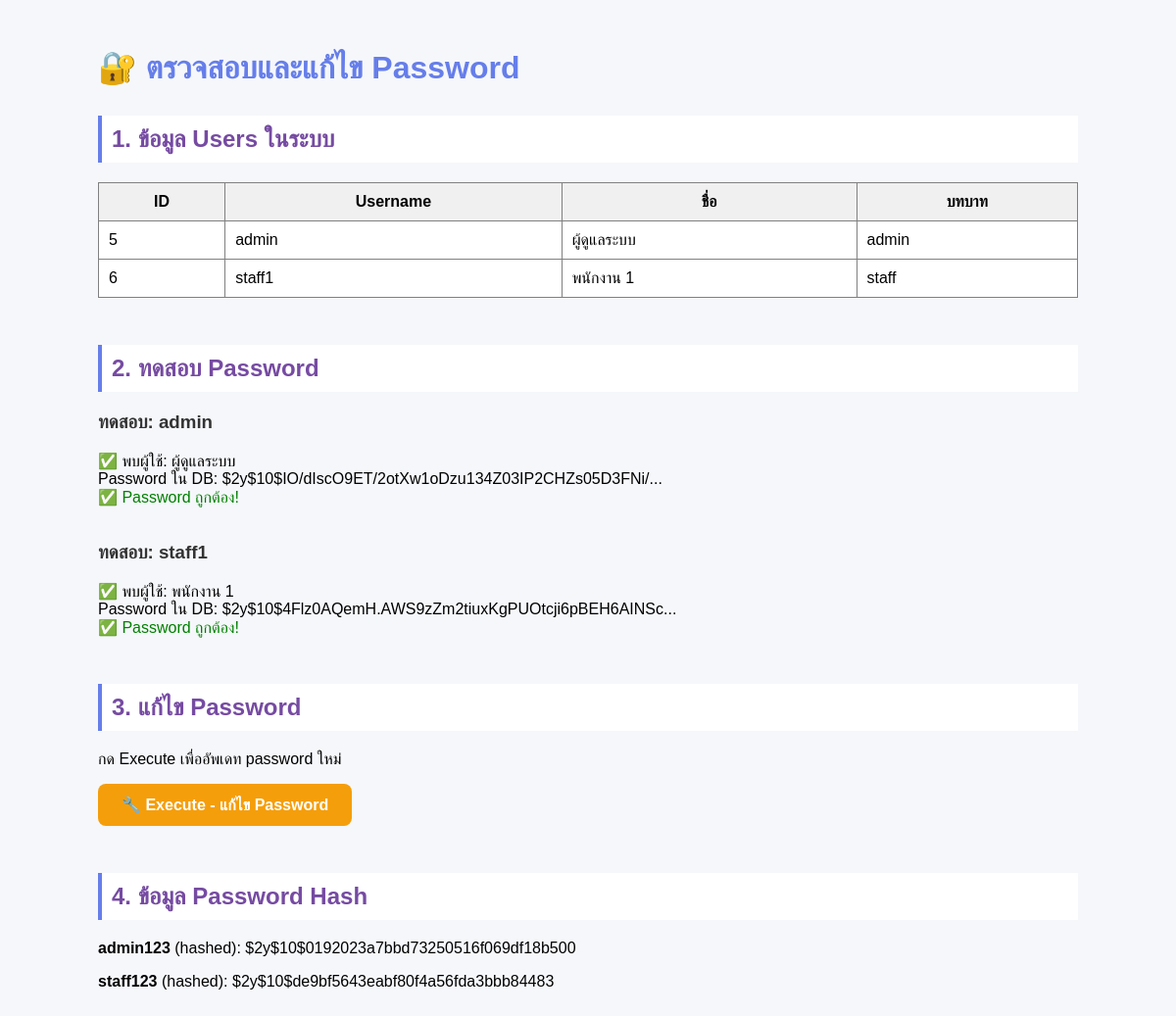
/fix-password.php, run on an earlier commit of the app's database.
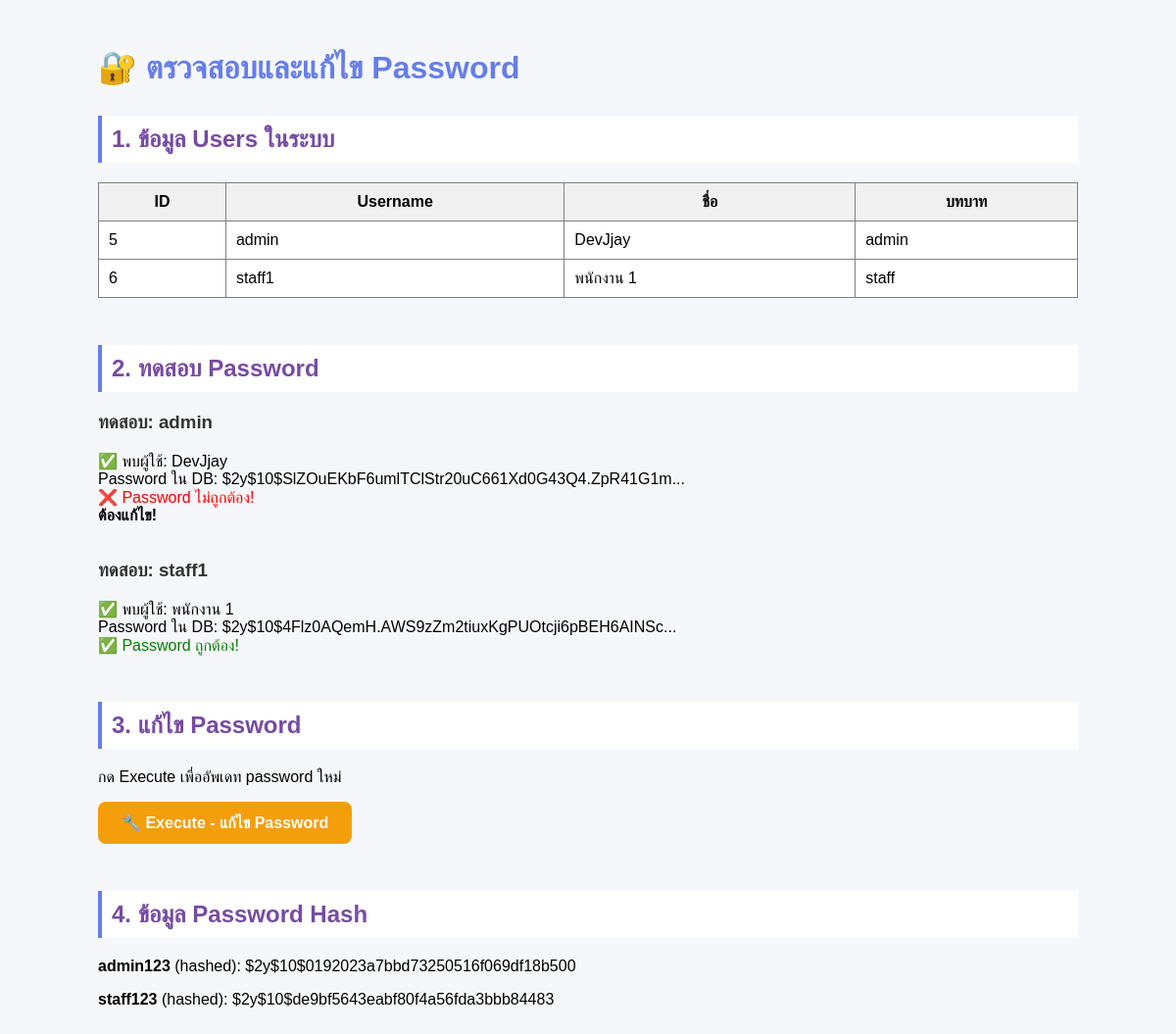
And on a later commit of the database.
### tables this page shows
CREATE TABLE users (
    user_id INTEGER PRIMARY KEY AUTOINCREMENT,
    username TEXT UNIQUE NOT NULL,
    password TEXT NOT NULL,
    full_name TEXT NOT NULL,
    email TEXT,
    role TEXT DEFAULT 'staff' CHECK(role IN ('admin', 'staff')),
    created_at DATETIME DEFAULT CURRENT_TIMESTAMP,
    last_login DATETIME,
    is_active INTEGER DEFAULT 1
, avatar TEXT, phone TEXT, department TEXT);

### fix-password.php (the view, shortened to what this page needs)
<?php
echo "<h1>🔐 ตรวจสอบและแก้ไข Password</h1>";
$db = Database::getInstance();
echo "<h2>1. ข้อมูล Users ในระบบ</h2>";
$result = $db->query("SELECT user_id, username, full_name, role FROM users");
echo "<table border='1' cellpadding='10' style='border-collapse: collapse;'>";
echo "<tr style='background: #f0f0f0;'>";
echo "<th>ID</th><th>Username</th><th>ชื่อ</th><th>บทบาท</th>";
echo "</tr>";
while ($row = $result->fetchArray(SQLITE3_ASSOC)) {
    echo "<tr>";
    echo "<td>" . $row['user_id'] . "</td>";
    echo "<td>" . $row['username'] . "</td>";
    echo "<td>" . $row['full_name'] . "</td>";
    echo "<td>" . $row['role'] . "</td>";
    echo "</tr>";
}
echo "</table><br>";
echo "<h2>2. ทดสอบ Password</h2>";
$test_passwords = [
    'admin' => 'admin123',
    'staff1' => 'staff123'
];
foreach ($test_passwords as $username => $password) {
    echo "<h3>ทดสอบ: $username</h3>";
    $stmt = $db->prepare("SELECT * FROM users WHERE username = :username");
    $stmt->bindValue(':username', $username, SQLITE3_TEXT);
    $result = $stmt->execute();
    $user = $result->fetchArray(SQLITE3_ASSOC);
    if ($user) {
        echo "✅ พบผู้ใช้: " . $user['full_name'] . "<br>";
        echo "Password ใน DB: " . substr($user['password'], 0, 50) . "...<br>";
        if (password_verify($password, $user['password'])) {
            echo "<span style='color: green;'>✅ Password ถูกต้อง!</span><br>";
        } else {
            echo "<span style='color: red;'>❌ Password ไม่ถูกต้อง!</span><br>";
            echo "<strong>ต้องแก้ไข!</strong><br>";
        }
    } else {
        echo "<span style='color: red;'>❌ ไม่พบผู้ใช้นี้</span><br>";
    }
}
echo "<h2>3. แก้ไข Password</h2>";
echo "<p>กด Execute เพื่ออัพเดท password ใหม่</p>";
if (isset($_GET['fix'])) {
    echo "<h3>🔧 กำลังแก้ไข...</h3>";
    $admin_hash = password_hash('admin123', PASSWORD_DEFAULT);
    $staff_hash = password_hash('staff123', PASSWORD_DEFAULT);
    $stmt = $db->prepare("UPDATE users SET password = :password WHERE username = 'admin'");
    $stmt->bindValue(':password', $admin_hash, SQLITE3_TEXT);
    $stmt->execute();
    echo "✅ อัพเดท password สำหรับ admin<br>";
    $stmt = $db->prepare("UPDATE users SET password = :password WHERE username = 'staff1'");
    $stmt->bindValue(':password', $staff_hash, SQLITE3_TEXT);
    $stmt->execute();
    echo "✅ อัพเดท password สำหรับ staff1<br>";
    echo "<br><h3 style='color: green;'>✅ แก้ไขเสร็จสิ้น!</h3>";
    echo "<p><a href='?'>← ย้อนกลับเพื่อตรวจสอบอีกครั้ง</a></p>";
    echo "<p><strong>ตอนนี้สามารถ Login ได้แล้ว!</strong></p>";
    echo "<p><a href='auth/login.php' style='display: inline-block; padding: 12px 24px; background: linear-gradient(135deg, #667eea 0%, #764ba2 100%); color: white; text-decoration: none; border-radius: 8px; font-weight: 600;'>ไปหน้า Login</a></p>";
} else {
    echo "<a href='?fix=1' style='display: inline-block; padding: 12px 24px; background: #f59e0b; color: white; text-decoration: none; border-radius: 8px; font-weight: 600;'>🔧 Execute - แก้ไข Password</a>";
}
echo "<h2>4. ข้อมูล Password Hash</h2>";
echo "<p><strong>admin123</strong> (hashed): " . password_hash('admin123', PASSWORD_DEFAULT) . "</p>";
echo "<p><strong>staff123</strong> (hashed): " . password_hash('staff123', PASSWORD_DEFAULT) . "</p>";
?>

### fix-password.php (style rules this page uses)
h1 { color: #667eea; }
h2 { color: #764ba2; margin-top: 30px; padding: 10px; background: white; border-left: 4px solid #667eea; }
h3 { color: #333; }
table { background: white; width: 100%; }

What changed in the data, as far as the page shows it:
changed users "admin": full_name "ผู้ดูแลระบบ" → "DevJjay"; password "$2y$10$IO/dIscO9ET/2otXw1oDzu134Z03IP2CHZs05D3FNi/" → "$2y$10$SlZOuEKbF6umlTClStr20uC661Xd0G43Q4.ZpR41G1m"; password "✅ Password ถูกต้อง!" → "❌ Password ไม่ถูกต้อง! ต้องแก้ไข!"
